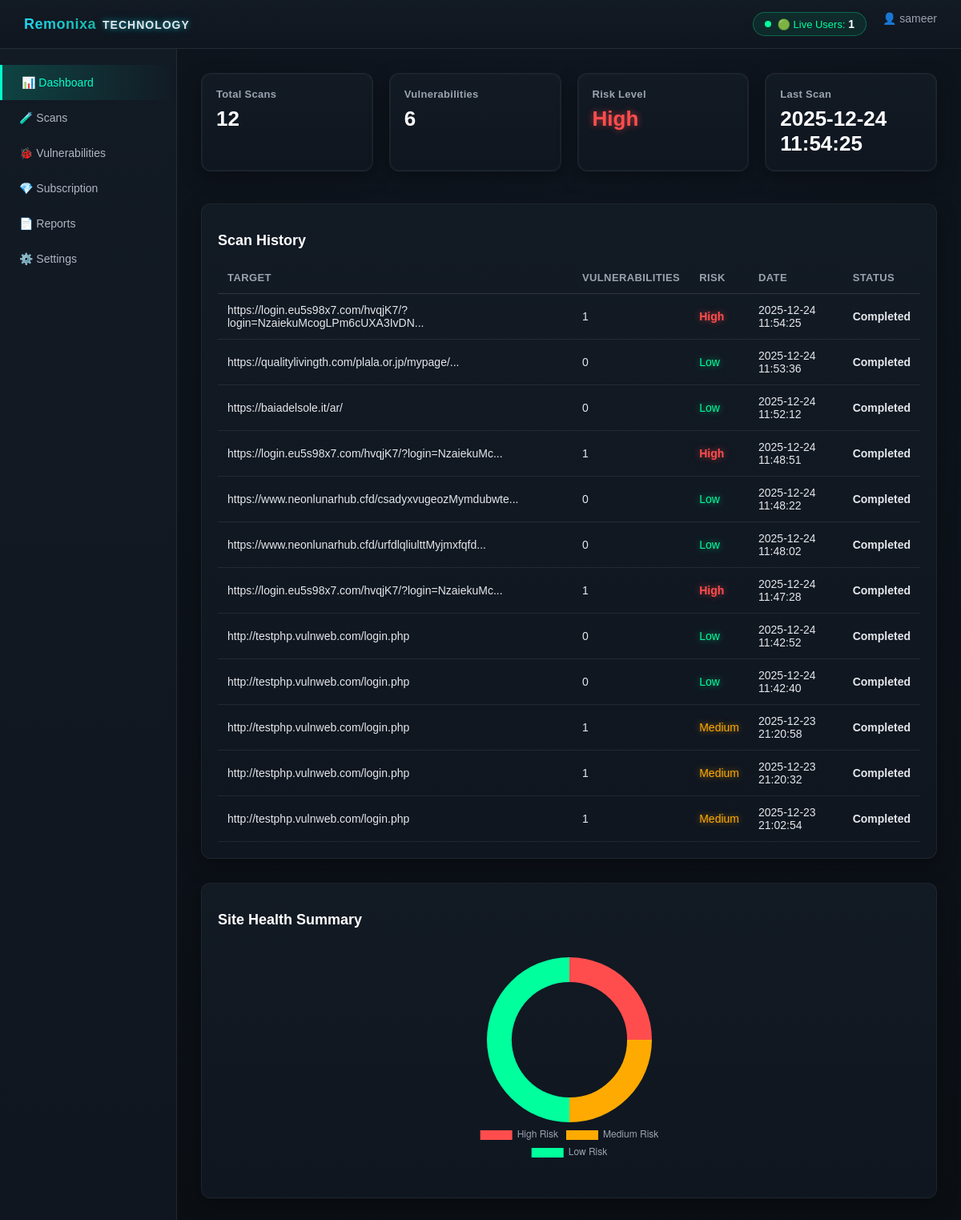
The app's page /dashboard (signed in) with its own data.
### tables this page shows
CREATE TABLE scans (
        id INTEGER PRIMARY KEY AUTOINCREMENT,
        user_id INTEGER,
        target TEXT,
        total_vulns INTEGER,
        risk_level TEXT,
        status TEXT,
        created_at TEXT
    );

### app.py (the view)
@app.route("/dashboard")
def dashboard():
    if "user_id" not in session:
        return redirect(url_for("login"))
    db = get_db()
    cur = db.cursor()
    cur.execute(
        "SELECT COUNT(*) FROM scans WHERE user_id=?",
        (session["user_id"],)
    )
    total_scans = cur.fetchone()[0]
    cur.execute(
        "SELECT SUM(total_vulns) FROM scans WHERE user_id=?",
        (session["user_id"],)
    )
    vulns = cur.fetchone()[0] or 0
    cur.execute(
        "SELECT COUNT(*) FROM scans WHERE user_id=? AND risk_level='High'",
        (session["user_id"],)
    )
    high_count = cur.fetchone()[0]
    cur.execute(
        "SELECT COUNT(*) FROM scans WHERE user_id=? AND risk_level='Medium'",
        (session["user_id"],)
    )
    medium_count = cur.fetchone()[0]
    cur.execute(
        "SELECT COUNT(*) FROM scans WHERE user_id=? AND risk_level='Low'",
        (session["user_id"],)
    )
    low_count = cur.fetchone()[0]
    cur.execute("""
        SELECT created_at, risk_level
        FROM scans
        WHERE user_id=?
        ORDER BY created_at DESC
        LIMIT 1
    """, (session["user_id"],))
    last = cur.fetchone()
    last_scan_time = last["created_at"] if last else "No scans"
    risk_level = last["risk_level"] if last else "Low"
    cur.execute("""
        SELECT target, total_vulns, risk_level, created_at, status
        FROM scans
        WHERE user_id=?
        ORDER BY created_at DESC
    """, (session["user_id"],))
    history = cur.fetchall()
    db.close()
    return render_template(
        "dashboard.html",
        total_scans=total_scans,
        vulns=vulns,
        risk_level=risk_level,
        last_scan_time=last_scan_time,
        history=history,
        high_count=high_count,
        medium_count=medium_count,
        low_count=low_count,
        live_users=len(active_users)   # ✅ REAL LIVE USERS
    )

### app.py (called while the page is built)
def get_db():
    conn = sqlite3.connect(
        DB_PATH,
        timeout=30,
        check_same_thread=False
    )
    conn.row_factory = sqlite3.Row
    return conn

@app.before_request
def track_active_users():
    if "username" in session:
        active_users[session["username"]] = datetime.now()
    timeout = datetime.now() - timedelta(minutes=5)
    for user in list(active_users):
        if active_users[user] < timeout:
            del active_users[user]

### templates/dashboard.html (shortened to what this page needs)
<!DOCTYPE html>
<html lang="en">
<head>
  <link rel="stylesheet" href="{{ url_for('static', filename='css/dashboard.css') }}">
</head>
<body class="dashboard">
<header class="top-bar">
  <div class="brand">
   <span class="brand-main">Remonixa</span>
   <span class="brand-tech">Technology</span>
  </div>
  <div class="top-right">
    <div class="live-users-badge">
     <span class="pulse-dot"></span>
    <span class="live-users">
       🟢 Live Users: <strong>{{ live_users }}</strong>
    </span>
  </div>
    <span class="user-name">👤 {{ session["username"] }}</span>
  </div>
</header>
<div class="main">
  <aside class="sidebar">
    <a href="/dashboard" class="menu active">📊 Dashboard</a>
    <a href="/scans" class="menu">🧪 Scans</a>
    <a href="/vulnerabilities" class="menu">🐞 Vulnerabilities</a>
    <a href="/subscription" class="menu premium">
      💎 Subscription
    </a>
    <a href="/reports" class="menu">📄 Reports</a>
    <a href="/settings" class="menu">⚙️ Settings</a>
  </aside>
  <main class="content">
    <div class="metrics">
      <div class="card">
        <h4>Total Scans</h4>
        <p>{{ total_scans }}</p>
      </div>
      <div class="card">
        <h4>Vulnerabilities</h4>
        <p>{{ vulns }}</p>
      </div>
      <div class="card">
        <h4>Risk Level</h4>
        <p class="risk {{ risk_level|lower }}">
          {{ risk_level }}
        </p>
      </div>
      <div class="card">
        <h4>Last Scan</h4>
        <p>{{ last_scan_time }}</p>
      </div>
    </div>
    <div class="table-box">
      <h2>Scan History</h2>
      <table>
        <thead>
          <tr>
            <th>Target</th>
            <th>Vulnerabilities</th>
            <th>Risk</th>
            <th>Date</th>
            <th>Status</th>
          </tr>
        </thead>
        <tbody>
          {% for row in history %}
          <tr>
            <td>{{ row.target }}</td>
            <td>{{ row.total_vulns }}</td>
            <td class="risk {{ row.risk_level|lower }}">
              {{ row.risk_level }}
            </td>
            <td>{{ row.created_at }}</td>
            <td class="done">{{ row.status }}</td>
          </tr>
          {% endfor %}
        </tbody>
      </table>
    </div>
    <div class="table-box" style="margin-top:30px;">
      <h2>Site Health Summary</h2>
      <div style="display:flex; justify-content:center; padding:20px;">
        <canvas id="healthChart" width="260" height="260"></canvas>
      </div>
    </div>
  </main>
</div>
<script>
  document.addEventListener("DOMContentLoaded", function () {
    const canvas = document.getElementById("healthChart");
    if (!canvas) {
      console.error("healthChart canvas not found");
      return;
    }
    const ctx = canvas.getContext("2d");
    // FORCE minimum visibility
    const high = {{ high_count|default(0) }};
    const medium = {{ medium_count|default(0) }};
    const low = {{ low_count|default(0) }};
    const dataValues =
      high + medium + low === 0
        ? [1, 1, 1]   // 👈 fallback so ring is visible
        : [high, medium, low];
    new Chart(ctx, {
      type: "doughnut",
      data: {
        labels: ["High Risk", "Medium Risk", "Low Risk"],
        datasets: [{
          data: dataValues,
          backgroundColor: ["#ff4d4d", "#ffaa00", "#00ff9d"],
          borderWidth: 0
        }]
      },
      options: {
        cutout: "70%",
        plugins: {
          legend: {
            position: "bottom",
            labels: { color: "#9aa4af" }
          }
        }
      }
    });
  });
</script>
</body>
</html>

### static/css/dashboard.css (style rules this page uses)
body.dashboard { margin: 0; font-family: Arial, sans-serif; background: #0b0f14; color: #ffffff; }
.top-bar { height: 60px; background: linear-gradient(180deg, #121a24, #0f1620); display: flex; justify-content: space-between; align-items: center; padding: 0 30px; border-bottom: 1px solid rgba(255,255,255,0.08); }
.brand { font-size: 20px; font-weight: 600; color: #00ffcc; }
.top-right { display: flex; gap: 20px; font-size: 14px; color: #9aa4af; }
.main { display: flex; height: calc(100vh - 60px); }
.sidebar { width: 220px; background: linear-gradient(180deg, #121a24, #0f1620); padding-top: 20px; border-right: 1px solid rgba(255,255,255,0.08); }
.menu { display: block; padding: 14px 24px; color: #b0b7c3; text-decoration: none; font-size: 14px; transition: all 0.2s ease; }
.menu.active { background: linear-gradient(90deg, rgba(0,255,204,0.18), transparent); border-left: 3px solid #00ffcc; color: #00ffcc; }
.content { flex: 1; padding: 30px; overflow-y: auto; background: radial-gradient(circle at top, #0f1620, #0b0f14); }
.metrics { display: grid; grid-template-columns: repeat(4, 1fr); gap: 20px; }
.card { position: relative; background: linear-gradient(180deg, #121a24, #0f1620); padding: 18px; border-radius: 12px; border: 1px solid rgba(255,255,255,0.06); box-shadow: 0 8px 24px rgba(0,0,0,0.35); }
.card::after { content: ""; position: absolute; inset: 0; border-radius: 12px; box-shadow: inset 0 0 0 1px rgba(255,255,255,0.04); pointer-events: none; }
.card h4 { color: #9aa4af; font-size: 13px; margin: 0 0 8px; letter-spacing: 0.3px; }
.card p { font-size: 26px; font-weight: 600; margin: 0; }
.risk.high { color: #ff4d4d; text-shadow: 0 0 8px rgba(255,77,77,0.5); }
.risk.medium { color: #ffaa00; text-shadow: 0 0 8px rgba(255,170,0,0.5); }
.table-box { margin-top: 40px; background: linear-gradient(180deg, #121a24, #0f1620); padding: 20px; border-radius: 12px; border: 1px solid rgba(255,255,255,0.06); box-shadow: 0 8px 24px rgba(0,0,0,0.35); }
.table-box h2 { margin-bottom: 16px; font-size: 18px; }
table { width: 100%; border-collapse: collapse; }
th { padding: 12px; text-align: left; font-size: 13px; color: #9aa4af; letter-spacing: 0.4px; text-transform: uppercase; border-bottom: 1px solid rgba(255,255,255,0.12); }
td { padding: 12px; font-size: 14px; border-bottom: 1px solid rgba(255,255,255,0.08); }
.done { color: #00ff9d; font-weight: 600; }
#healthChart { width: 260px !important; height: 260px !important; }
.table-box canvas { display: block; margin: 0 auto; }
.live-users-badge { display: flex; align-items: center; gap: 8px; padding: 6px 14px; background: rgba(0, 255, 157, 0.08); border: 1px solid rgba(0, 255, 157, 0.3); border-radius: 20px; font-size: 13px; color: #00ff9d; }
.live-users-badge strong { font-size: 14px; color: #ffffff; }
.pulse-dot { width: 8px; height: 8px; background: #00ff9d; border-radius: 50%; animation: pulse 1.5s infinite; }
.brand { display: flex; align-items: center; gap: 8px; font-weight: 700; }
.brand-main { font-size: 22px; background: linear-gradient(90deg, #22d3ee, #14b8a6); -webkit-background-clip: text; -webkit-text-fill-color: transparent; letter-spacing: 0.5px; }
.brand-tech { font-size: 14px; color: #e5e7eb; letter-spacing: 1px; text-transform: uppercase; text-shadow: 0 0 6px rgba(34, 211, 238, 0.6), 0 0 14px rgba(20, 184, 166, 0.4); }
.brand { display: flex; align-items: baseline; gap: 8px; }
.brand-main { font-size: 18px; font-weight: 700; color: #22d3ee; letter-spacing: 0.5px; }
.sidebar { width: 220px; flex-shrink: 0; }
.table-box tbody td { color: #e5e7eb; font-size: 14px; }
.risk.high { color: #ff4d4d; font-weight: 600; text-shadow: 0 0 8px rgba(255, 77, 77, 0.6); }
.risk.medium { color: #ffaa00; text-shadow: 0 0 8px rgba(255, 170, 0, 0.6); }
.risk.low { color: #00ff9d; text-shadow: 0 0 8px rgba(0, 255, 157, 0.6); }

### records on screen
scans: risk_level "High", created_at "2025-12-24 11:54:25", target "https://login.eu5s98x7.com/hvqjK7/?login=NzaiekuMcogLPm6cUXA3IvDN...", total_vulns "1", status "Completed"
scans: target "https://qualitylivingth.com/plala.or.jp/mypage/...", total_vulns "0", risk_level "Low", created_at "2025-12-24 11:53:36", status "Completed"
scans: target "https://baiadelsole.it/ar/", total_vulns "0", risk_level "Low", created_at "2025-12-24 11:52:12", status "Completed"
scans: target "https://login.eu5s98x7.com/hvqjK7/?login=NzaiekuMc...", total_vulns "1", risk_level "High", created_at "2025-12-24 11:48:51", status "Completed"
scans: target "https://www.neonlunarhub.cfd/csadyxvugeozMymdubwte...", total_vulns "0", risk_level "Low", created_at "2025-12-24 11:48:22", status "Completed"
scans: target "https://www.neonlunarhub.cfd/urfdlqliulttMyjmxfqfd...", total_vulns "0", risk_level "Low", created_at "2025-12-24 11:48:02", status "Completed"
scans: target "https://login.eu5s98x7.com/hvqjK7/?login=NzaiekuMc...", total_vulns "1", risk_level "High", created_at "2025-12-24 11:47:28", status "Completed"
scans: target "http://testphp.vulnweb.com/login.php", total_vulns "0", risk_level "Low", created_at "2025-12-24 11:42:52", status "Completed"
scans: target "http://testphp.vulnweb.com/login.php", total_vulns "0", risk_level "Low", created_at "2025-12-24 11:42:40", status "Completed"
scans: target "http://testphp.vulnweb.com/login.php", total_vulns "1", risk_level "Medium", created_at "2025-12-23 21:20:58", status "Completed"
scans: target "http://testphp.vulnweb.com/login.php", total_vulns "1", risk_level "Medium", created_at "2025-12-23 21:20:32", status "Completed"
scans: target "http://testphp.vulnweb.com/login.php", total_vulns "1", risk_level "Medium", created_at "2025-12-23 21:02:54", status "Completed"

### other values on screen
{{ live_users }} "1"
{{ session["username"] }} "sameer"
{{ total_scans }} "12"
{{ vulns }} "6"
chart data {{ high_count|default(0) }} 3
chart data {{ medium_count|default(0) }} 3
chart data {{ low_count|default(0) }} 6
